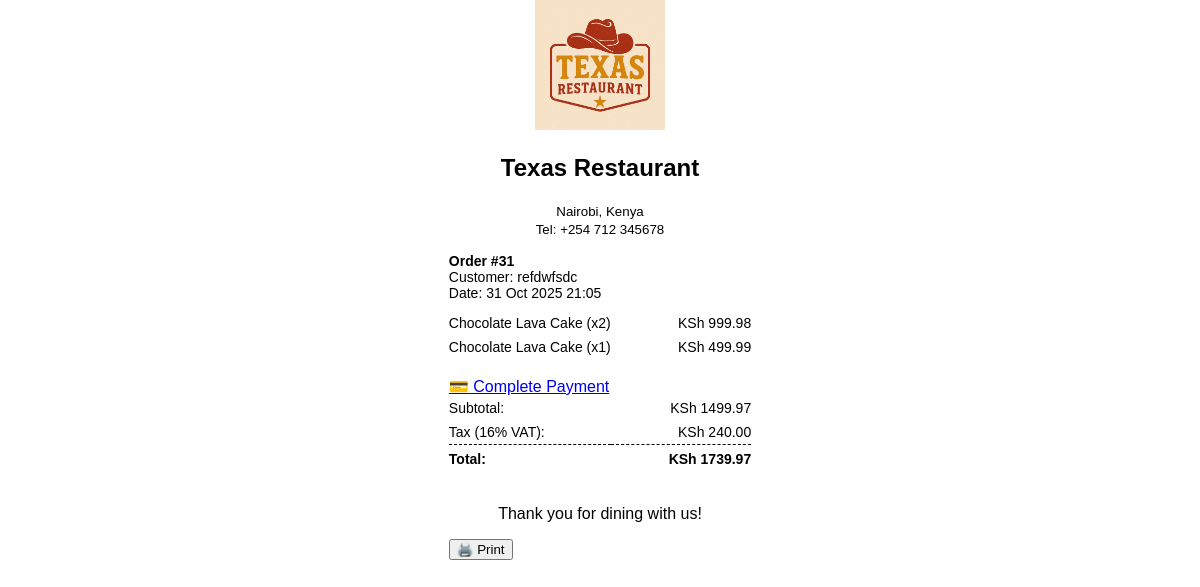
Screenshot of /orders/receipt/31/ with the database file from the repository.
### orders/models.py (models this page shows, shortened)
class Order(models.Model):
    PAYMENT_METHODS = [
        ('cash', 'Cash'),
        ('mpesa', 'M-Pesa'),
        ('card', 'Card'),
    ]
    STATUS_CHOICES = [
        ('pending', 'Pending'),
        ('completed', 'Completed'),
        ('cancelled', 'Cancelled'),
    ]
    table_number = models.PositiveIntegerField(null=True, blank=True)
    table = models.ForeignKey(Table, on_delete=models.SET_NULL, null=True, blank=True)
    waiter = models.ForeignKey(
        User, on_delete=models.SET_NULL, null=True, blank=True,
        related_name='assigned_orders'
    )
    customer_name = models.CharField(max_length=255, blank=True, null=True)
    subtotal = models.DecimalField(max_digits=10, decimal_places=2, default=Decimal('0.00'))
    tax = models.DecimalField(max_digits=10, decimal_places=2, default=Decimal('0.00'))
    discount = models.DecimalField(max_digits=10, decimal_places=2, default=Decimal('0.00'))
    total = models.DecimalField(max_digits=12, decimal_places=2, default=Decimal('0.00'))
    status = models.CharField(max_length=20, choices=STATUS_CHOICES, default='pending')
    is_paid = models.BooleanField(default=False)
    payment_method = models.CharField(
        max_length=10, choices=PAYMENT_METHODS, blank=True, null=True
    )
    paid_amount = models.DecimalField(max_digits=10, decimal_places=2, default=0.00)
    created_at = models.DateTimeField(auto_now_add=True)

class OrderItem(models.Model):
    STATUS_CHOICES = [
        ('pending', 'Pending'),
        ('in_progress', 'In Progress'),
        ('ready', 'Ready'),
        ('completed', 'Completed'),
        ('cancelled', 'Cancelled'),
    ]
    order = models.ForeignKey(Order, on_delete=models.CASCADE, related_name='items')
    menu_item = models.ForeignKey(MenuItem, on_delete=models.CASCADE)
    quantity = models.PositiveIntegerField(default=1)
    price = models.DecimalField(max_digits=10, decimal_places=2, default=Decimal('0.00'))
    item_status = models.CharField(max_length=20, choices=STATUS_CHOICES, default='pending')
    @property
    def item_total(self):
        return (self.quantity or 0) * (self.price or 0)

### menu/models.py (models this page shows, shortened)
class MenuItem(models.Model):
    name = models.CharField(max_length=255)
    description = models.TextField(blank=True, null=True)
    category = models.ForeignKey('Category', on_delete=models.CASCADE, related_name='menu_items')
    price = models.DecimalField(max_digits=10, decimal_places=2)
    cost_price = models.DecimalField(max_digits=10, decimal_places=2, default=Decimal("0.00"))
    is_active = models.BooleanField(default=True)
    stock = models.PositiveIntegerField(default=0)
    is_available = models.BooleanField(default=True)

### orders/views.py (the view)
# urls.py: path('receipt/<int:order_id>/', receipt_view, name='receipt'),
def receipt_view(request, order_id):
    order = get_object_or_404(Order, id=order_id)
    return render(request, "orders/receipt.html", {"order": order})

### orders/templates/orders/receipt.html (shortened to what this page needs)
<!DOCTYPE html>
<html>
<head>
</head>
<body>
<div class="header">
    {% load static %}
<img src="{% static 'images/logo.png' %}" alt="Restaurant Logo" style="width:130px;">
    <h2>Texas Restaurant</h2>
    <small>Nairobi, Kenya<br>Tel: +254 712 345678</small>
</div>
<div class="details">
    <strong>Order #{{ order.id }}</strong><br>
    Customer: {{ order.customer_name }}<br>
    Date: {{ order.created_at|date:"d M Y H:i" }}
</div>
<table>
    {% for item in order.items.all %}
    <tr>
        <td>{{ item.menu_item.name }} (x{{ item.quantity }})</td>
        <td style="text-align:right;">KSh {{ item.item_total }}</td>
    </tr>
    {% endfor %}
</table>
<br>
<table>
    <tr>
        <td>Subtotal:</td>
        <td style="text-align:right;">KSh {{ order.subtotal }}</td>
    </tr>
    <tr>
        <td>Tax (16% VAT):</td>
        <td style="text-align:right;">KSh {{ order.tax }}</td>
    </tr>
    <tr class="total-row">
        <td>Total:</td>
        <td style="text-align:right;">KSh {{ order.total }}</td>
        <a href="{% url 'orders:order_payment' order.id %}" class="btn btn-primary mt-3 w-100">
    💳 Complete Payment
</a>
    </tr>
</table>
<br>
<p style="text-align:center;">Thank you for dining with us!</p>
<button class="print-btn" onclick="window.print()">🖨️ Print</button>
</body>
</html>

### orders/templates/orders/receipt.html (style rules this page uses)
body { font-family: Arial, sans-serif; width: 80mm; margin: 0 auto; }
.header { text-align: center; margin-bottom: 15px; }
.details { font-size: 14px; margin-bottom: 10px; }
table { width: 100%; border-collapse: collapse; font-size: 14px; }
td { padding: 4px 0; }
.total-row td { font-weight: bold; border-top: 1px dashed #000; padding-top: 6px; }

### rows the page displays
Order: id "31", customer_name "refdwfsdc", created_at "31 Oct 2025 21:05", subtotal "1499.97", tax "240.00", total "1739.97"
OrderItem: menu_item.name "Chocolate Lava Cake", quantity "2", item_total "999.98"
OrderItem: menu_item.name "Chocolate Lava Cake", quantity "1", item_total "499.99"
